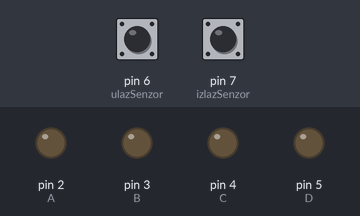
Bench run of a sketch on a simulated Arduino Uno, built with avr-gcc and run on an emulated ATmega328P. Parts: output pins drawn as LEDs (lit = HIGH). Inputs (shaded band) come from the test bench; at power-on: pin 6 (ulazSenzor) HIGH, pin 7 (izlazSenzor) HIGH.

Above: at 1.2 s.
1.3 s: pin 6 (ulazSenzor) pulled LOW for 0.15 s
At 2.2 s:
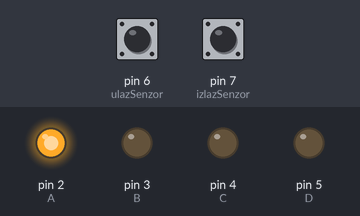
2.9 s: pin 7 (izlazSenzor) pulled LOW for 0.15 s
At 3.4 s:
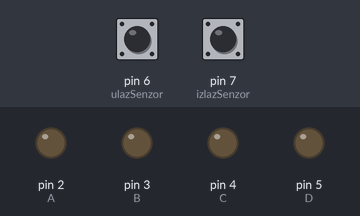
4.5 s: pin 6 (ulazSenzor) pulled LOW for 1 s
At 5.8 s:
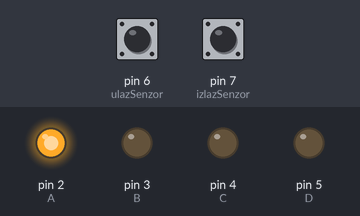
Timing chart, 0 to 7.5 s (numbered marks = the images above; inputs shaded):
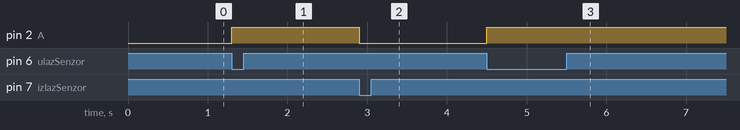

The sketch:

B29_TestProgram.ino
```cpp
// ---  B29 - Korona brojac (Test)
// ---  06.06.2022.

int A = 2, B = 3, C = 4, D = 5;

int ulazSenzor = 6;
int izlazSenzor = 7;

int displayGnd = 12;

void setup(){
  pinMode(A, OUTPUT);
  pinMode(B, OUTPUT);
  pinMode(C, OUTPUT);
  pinMode(D, OUTPUT);
  pinMode(displayGnd, OUTPUT);
  pinMode(ulazSenzor, INPUT_PULLUP);
  pinMode(izlazSenzor, INPUT_PULLUP);
  displayDigit(0);
  digitalWrite(displayGnd, LOW);

}

void displayDigit(int number){
   if(number == 0){ // 0000
    digitalWrite(A, LOW);
    digitalWrite(B, LOW);
    digitalWrite(C, LOW);
    digitalWrite(D, LOW);
  }
  else if(number == 1){ // 0001
    digitalWrite(A, LOW);
    digitalWrite(B, LOW);
    digitalWrite(C, LOW);
    digitalWrite(D, HIGH);
  }
  else if(number == 2){ // 0010
    digitalWrite(A, LOW);
    digitalWrite(B, LOW);
    digitalWrite(C, HIGH);
    digitalWrite(D, LOW);
  }
  else if(number == 3){ // 0011
    digitalWrite(A, LOW);
    digitalWrite(B, LOW);
    digitalWrite(C, HIGH);
    digitalWrite(D, HIGH);
  }
  else if(number == 4){ // 0100
    digitalWrite(A, LOW);
    digitalWrite(B, HIGH);
    digitalWrite(C, LOW);
    digitalWrite(D, LOW);
  }
  else if(number == 5){ // 0101
    digitalWrite(A, LOW);
    digitalWrite(B, HIGH);
    digitalWrite(C, LOW);
    digitalWrite(D, HIGH);
  }
  else if(number == 6){ // 0110
    digitalWrite(A, LOW);
    digitalWrite(B, HIGH);
    digitalWrite(C, HIGH);
    digitalWrite(D, LOW);
  }
  else if(number == 7){ // 0111
    digitalWrite(A, LOW);
    digitalWrite(B, HIGH);
    digitalWrite(C, HIGH);
    digitalWrite(D, HIGH);
  }
  else if(number == 8){ // 1000
    digitalWrite(A, HIGH);
    digitalWrite(B, LOW);
    digitalWrite(C, LOW);
    digitalWrite(D, LOW);
  }
  else if(number == 9){ // 1001
    digitalWrite(A, HIGH);
    digitalWrite(B, LOW);
    digitalWrite(C, LOW);
    digitalWrite(D, HIGH);
  }
}

void loop(){
  if(!digitalRead(ulazSenzor)) { displayDigit(8); }
  else if(!digitalRead(izlazSenzor)) { displayDigit(0); }
}
```

Measured:
- after the input at 1.3 s, pin 2 (A): LOW → HIGH at once
- after the input at 2.9 s, pin 2 (A): HIGH → LOW at once
- after the input at 4.5 s, pin 2 (A): LOW → HIGH at once
